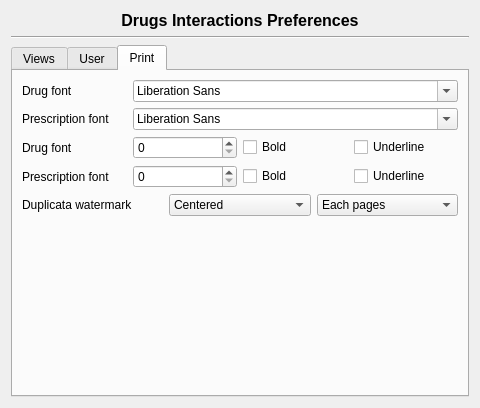
<?xml version="1.0" encoding="UTF-8"?>
<ui version="4.0">
 <class>diPreferences</class>
 <widget class="QDialog" name="diPreferences">
  <property name="geometry">
   <rect>
    <x>0</x>
    <y>0</y>
    <width>480</width>
    <height>408</height>
   </rect>
  </property>
  <property name="windowTitle">
   <string>Dialog</string>
  </property>
  <layout class="QGridLayout" name="gridLayout_4">
   <item row="0" column="0" colspan="2">
    <widget class="QLabel" name="label">
     <property name="sizePolicy">
      <sizepolicy hsizetype="Expanding" vsizetype="Fixed">
       <horstretch>0</horstretch>
       <verstretch>0</verstretch>
      </sizepolicy>
     </property>
     <property name="font">
      <font>
       <pointsize>12</pointsize>
       <weight>75</weight>
       <bold>true</bold>
      </font>
     </property>
     <property name="text">
      <string>Drugs Interactions Preferences</string>
     </property>
     <property name="alignment">
      <set>Qt::AlignCenter</set>
     </property>
    </widget>
   </item>
   <item row="1" column="0" colspan="2">
    <widget class="Line" name="line">
     <property name="orientation">
      <enum>Qt::Horizontal</enum>
     </property>
    </widget>
   </item>
   <item row="2" column="0" colspan="2">
    <widget class="QTabWidget" name="tabWidget">
     <property name="currentIndex">
      <number>2</number>
     </property>
     <widget class="QWidget" name="tabViews">
      <attribute name="title">
       <string>Views</string>
      </attribute>
      <layout class="QGridLayout" name="gridLayout_6">
       <property name="margin">
        <number>10</number>
       </property>
       <property name="spacing">
        <number>5</number>
       </property>
       <item row="0" column="0">
        <widget class="QGroupBox" name="groupBox_2">
         <property name="title">
          <string>View</string>
         </property>
         <layout class="QGridLayout" name="gridLayout_2">
          <item row="0" column="0">
           <widget class="QLabel" name="label_5">
            <property name="sizePolicy">
             <sizepolicy hsizetype="Expanding" vsizetype="Preferred">
              <horstretch>0</horstretch>
              <verstretch>0</verstretch>
             </sizepolicy>
            </property>
            <property name="minimumSize">
             <size>
              <width>0</width>
              <height>0</height>
             </size>
            </property>
            <property name="text">
             <string>Font</string>
            </property>
           </widget>
          </item>
          <item row="0" column="1">
           <widget class="QFontComboBox" name="fontCombo">
            <property name="sizePolicy">
             <sizepolicy hsizetype="Minimum" vsizetype="Fixed">
              <horstretch>0</horstretch>
              <verstretch>0</verstretch>
             </sizepolicy>
            </property>
            <property name="minimumSize">
             <size>
              <width>0</width>
              <height>0</height>
             </size>
            </property>
           </widget>
          </item>
          <item row="1" column="0">
           <widget class="QLabel" name="label_4">
            <property name="sizePolicy">
             <sizepolicy hsizetype="Expanding" vsizetype="Preferred">
              <horstretch>0</horstretch>
              <verstretch>0</verstretch>
             </sizepolicy>
            </property>
            <property name="minimumSize">
             <size>
              <width>0</width>
              <height>0</height>
             </size>
            </property>
            <property name="text">
             <string>Font size</string>
            </property>
           </widget>
          </item>
          <item row="1" column="1">
           <widget class="QSpinBox" name="fontSizeSpin">
            <property name="sizePolicy">
             <sizepolicy hsizetype="Minimum" vsizetype="Minimum">
              <horstretch>0</horstretch>
              <verstretch>0</verstretch>
             </sizepolicy>
            </property>
            <property name="minimumSize">
             <size>
              <width>0</width>
              <height>0</height>
             </size>
            </property>
           </widget>
          </item>
          <item row="2" column="0">
           <widget class="QLabel" name="label_7">
            <property name="text">
             <string>Level of warning</string>
            </property>
           </widget>
          </item>
          <item row="2" column="1">
           <widget class="QComboBox" name="levelOfWarningCombo">
            <item>
             <property name="text">
              <string>Maximal</string>
             </property>
            </item>
            <item>
             <property name="text">
              <string>Moderate</string>
             </property>
            </item>
            <item>
             <property name="text">
              <string>Minimal</string>
             </property>
            </item>
           </widget>
          </item>
         </layout>
        </widget>
       </item>
       <item row="1" column="0">
        <widget class="QGroupBox" name="groupBox">
         <property name="title">
          <string>Searched drugs</string>
         </property>
         <layout class="QGridLayout" name="gridLayout">
          <item row="0" column="1">
           <widget class="QSpinBox" name="historicSizeSpin">
            <property name="value">
             <number>20</number>
            </property>
           </widget>
          </item>
          <item row="0" column="0">
           <widget class="QLabel" name="label_6">
            <property name="text">
             <string>Size of historic</string>
            </property>
           </widget>
          </item>
         </layout>
        </widget>
       </item>
       <item row="2" column="0">
        <spacer name="verticalSpacer">
         <property name="orientation">
          <enum>Qt::Vertical</enum>
         </property>
         <property name="sizeHint" stdset="0">
          <size>
           <width>20</width>
           <height>40</height>
          </size>
         </property>
        </spacer>
       </item>
      </layout>
     </widget>
     <widget class="QWidget" name="tabUser">
      <attribute name="title">
       <string>User</string>
      </attribute>
      <layout class="QGridLayout" name="gridLayout_5">
       <property name="margin">
        <number>10</number>
       </property>
       <property name="spacing">
        <number>5</number>
       </property>
       <item row="0" column="0">
        <widget class="QGroupBox" name="testerBox">
         <property name="title">
          <string>Testers</string>
         </property>
         <property name="checkable">
          <bool>true</bool>
         </property>
         <property name="checked">
          <bool>false</bool>
         </property>
         <layout class="QGridLayout" name="gridLayout_3">
          <item row="0" column="0">
           <widget class="QLabel" name="label_2">
            <property name="sizePolicy">
             <sizepolicy hsizetype="Expanding" vsizetype="Preferred">
              <horstretch>0</horstretch>
              <verstretch>0</verstretch>
             </sizepolicy>
            </property>
            <property name="text">
             <string>Name</string>
            </property>
           </widget>
          </item>
          <item row="0" column="1">
           <widget class="QLineEdit" name="userNameEdit"/>
          </item>
          <item row="1" column="0">
           <widget class="QLabel" name="label_3">
            <property name="sizePolicy">
             <sizepolicy hsizetype="Expanding" vsizetype="Preferred">
              <horstretch>0</horstretch>
              <verstretch>0</verstretch>
             </sizepolicy>
            </property>
            <property name="text">
             <string>Password</string>
            </property>
           </widget>
          </item>
          <item row="1" column="1">
           <widget class="QLineEdit" name="userPasswordEdit">
            <property name="enabled">
             <bool>false</bool>
            </property>
           </widget>
          </item>
         </layout>
        </widget>
       </item>
       <item row="2" column="0">
        <widget class="tkRichTextEditor" name="header" native="true"/>
       </item>
       <item row="4" column="0">
        <widget class="tkRichTextEditor" name="footer" native="true"/>
       </item>
       <item row="1" column="0">
        <widget class="QLabel" name="label_8">
         <property name="sizePolicy">
          <sizepolicy hsizetype="Preferred" vsizetype="Fixed">
           <horstretch>0</horstretch>
           <verstretch>0</verstretch>
          </sizepolicy>
         </property>
         <property name="text">
          <string>Header</string>
         </property>
        </widget>
       </item>
       <item row="3" column="0">
        <widget class="QLabel" name="label_9">
         <property name="sizePolicy">
          <sizepolicy hsizetype="Preferred" vsizetype="Fixed">
           <horstretch>0</horstretch>
           <verstretch>0</verstretch>
          </sizepolicy>
         </property>
         <property name="text">
          <string>Footer</string>
         </property>
        </widget>
       </item>
      </layout>
     </widget>
     <widget class="QWidget" name="tabPrint">
      <attribute name="title">
       <string>Print</string>
      </attribute>
      <layout class="QGridLayout" name="gridLayout_7">
       <item row="0" column="0">
        <widget class="QLabel" name="label_11">
         <property name="text">
          <string>Drug font</string>
         </property>
        </widget>
       </item>
       <item row="0" column="1" colspan="3">
        <widget class="QFontComboBox" name="fontComboBox"/>
       </item>
       <item row="1" column="0">
        <widget class="QLabel" name="label_12">
         <property name="text">
          <string>Prescription font</string>
         </property>
        </widget>
       </item>
       <item row="1" column="1" colspan="3">
        <widget class="QFontComboBox" name="fontComboBox_2"/>
       </item>
       <item row="2" column="0">
        <widget class="QLabel" name="label_13">
         <property name="text">
          <string>Drug font</string>
         </property>
        </widget>
       </item>
       <item row="2" column="1">
        <widget class="QSpinBox" name="spinBox"/>
       </item>
       <item row="2" column="2">
        <widget class="QCheckBox" name="drugBoldCheck">
         <property name="text">
          <string>Bold</string>
         </property>
        </widget>
       </item>
       <item row="2" column="3">
        <widget class="QCheckBox" name="drugUnderlineCheck">
         <property name="text">
          <string>Underline</string>
         </property>
        </widget>
       </item>
       <item row="3" column="0">
        <widget class="QLabel" name="label_14">
         <property name="text">
          <string>Prescription font</string>
         </property>
        </widget>
       </item>
       <item row="3" column="1">
        <widget class="QSpinBox" name="spinBox_2"/>
       </item>
       <item row="3" column="2">
        <widget class="QCheckBox" name="prescriptionBoldCheck">
         <property name="text">
          <string>Bold</string>
         </property>
        </widget>
       </item>
       <item row="3" column="3">
        <widget class="QCheckBox" name="prescriptionUnderlineCheck">
         <property name="text">
          <string>Underline</string>
         </property>
        </widget>
       </item>
       <item row="4" column="0" colspan="4">
        <layout class="QHBoxLayout" name="horizontalLayout">
         <item>
          <widget class="QLabel" name="label_10">
           <property name="sizePolicy">
            <sizepolicy hsizetype="Preferred" vsizetype="Fixed">
             <horstretch>0</horstretch>
             <verstretch>0</verstretch>
            </sizepolicy>
           </property>
           <property name="text">
            <string>Duplicata watermark</string>
           </property>
          </widget>
         </item>
         <item>
          <widget class="QComboBox" name="watermarkAlignmentCombo">
           <item>
            <property name="text">
             <string>Centered</string>
            </property>
           </item>
           <item>
            <property name="text">
             <string>Left</string>
            </property>
           </item>
           <item>
            <property name="text">
             <string>Right</string>
            </property>
           </item>
           <item>
            <property name="text">
             <string>Top</string>
            </property>
           </item>
           <item>
            <property name="text">
             <string>Bottom</string>
            </property>
           </item>
          </widget>
         </item>
         <item>
          <widget class="QComboBox" name="watermarkPresenceCombo">
           <item>
            <property name="text">
             <string>Each pages</string>
            </property>
           </item>
           <item>
            <property name="text">
             <string>First page only</string>
            </property>
           </item>
           <item>
            <property name="text">
             <string>Second page only</string>
            </property>
           </item>
           <item>
            <property name="text">
             <string>Last page only</string>
            </property>
           </item>
           <item>
            <property name="text">
             <string>All pages but first</string>
            </property>
           </item>
           <item>
            <property name="text">
             <string>Odd pages</string>
            </property>
           </item>
           <item>
            <property name="text">
             <string>Even pages</string>
            </property>
           </item>
          </widget>
         </item>
        </layout>
       </item>
       <item row="5" column="0" colspan="4">
        <widget class="tkRichTextEditor" name="watermarkEditor" native="true">
         <property name="sizePolicy">
          <sizepolicy hsizetype="Expanding" vsizetype="Expanding">
           <horstretch>0</horstretch>
           <verstretch>0</verstretch>
          </sizepolicy>
         </property>
        </widget>
       </item>
      </layout>
     </widget>
    </widget>
   </item>
  </layout>
 </widget>
 <customwidgets>
  <customwidget>
   <class>tkRichTextEditor</class>
   <extends>QWidget</extends>
   <header>tkRichTextEditor.h</header>
   <container>1</container>
  </customwidget>
 </customwidgets>
 <resources/>
 <connections/>
</ui>
